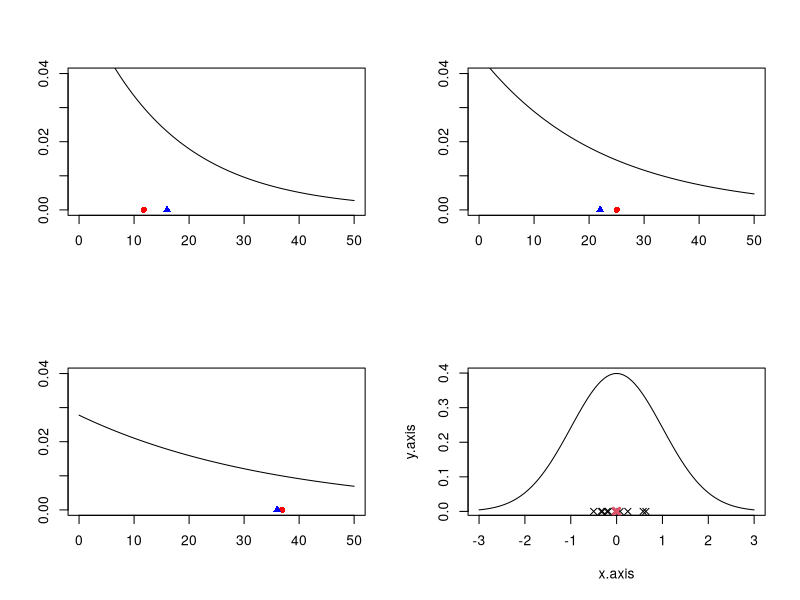
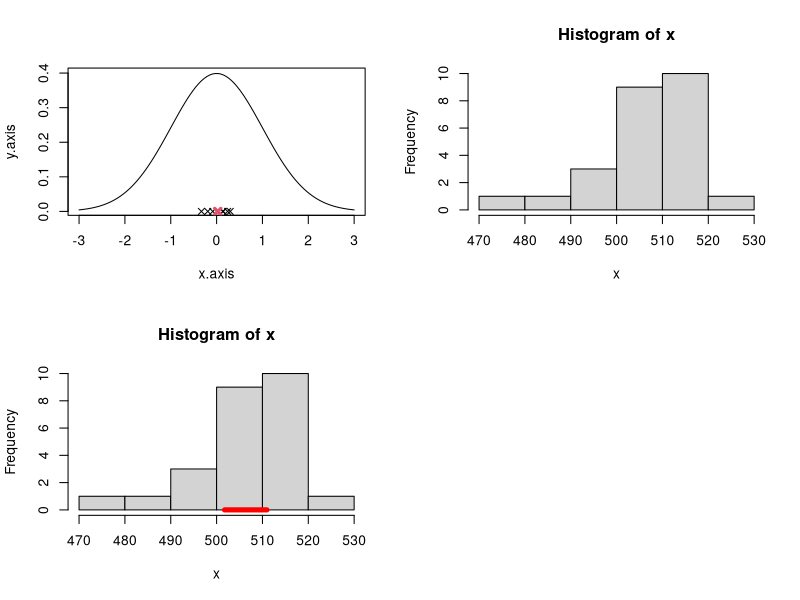
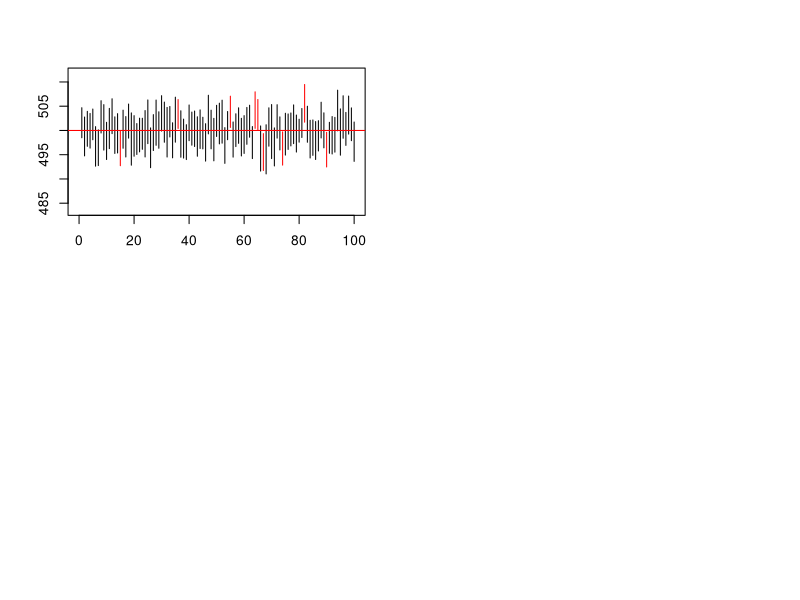

Write the R code that produced these figures, in order.
## ---- chunk 1
op_eval=TRUE
op_echo=TRUE
## ---- chunk 2
fib<-c(0,1)
# in R the vectors are index starting from 1
for(j in 3:10){
  fib[j]<-fib[j-1]+fib[j-2]
}
print(fib)
## ---- chunk 3
# Vector of rates
r<-c(1/16,1/22,1/36)

# Let's create an empty vector that will store our matrix
M<-c()

# The sequence of this for cycle will be 1,2,3, the indexes of the r vector
for(i in 1:3){
  # At each step we bind a column to M and store the resulting object in M
  M<-cbind(M,rexp(n=100, rate = r[i]))
  # To understand the process we print the first three rows of M at each step
  print(head(M,n=3))
}
## ---- chunk 4
# The sequence of the for cycle will be 1,2,3 as the matrix M has 3 columns

# We define a vector that contains all the means 
M_col_mean<-c()

for(j in 1:3){
  M_col_mean<-c(M_col_mean,mean(M[,j]))
} 
## ---- chunk 5
par(mfrow=c(2,2)) # Layout with two columns and two rows
x.axis = seq(0, 50, length.out=1000)

for(i in 1:3){
  y.axis = dexp(x.axis, rate=r[i])
  plot(x.axis, y.axis, type="l",
       ylab = '',xlab = '',
       ylim=c(0,0.04))
  # Add the sample mean,red circle
  points(M_col_mean[i], y = 0, pch=16,col='red')
  # Add the mean, blue triangle
  points(1/r[i],y=0,pch=17,col='blue')
}

## ---- chunk 6

# Sample creation
M<-rnorm(n = 5, mean=0, sd=1) #variable to store the samples
for(j in 1:9){
  M<-cbind(M,rnorm(n = 5, mean=0, sd=1))
}
# Otherwise you can create an empty matrix 5x10 
# and then use a for loop to fill  it
# M<-matrix(NA, ncol = 10, nrow = 5)
# for(j in 1:10){
#   M[,j]<-rnorm(n = 5, mean=0, sd=1)
# }

# Calculate the mean of each sample

M_col_mean<-c()
for(j in 1:10){
  M_col_mean[j]<-mean(M[,j])
}
# Otherwise using the apply function
# we apply the function mean over each column of the matrix M
#M_col_mean<-apply(M, 2, mean)

# Calculate the mean of the means
M_mean<-mean(M_col_mean)
M_col_mean
M_mean
## ---- chunk 7
x.axis = seq(-3, 3, length.out=100)
y.axis = dnorm(x.axis, mean=0, sd=1)
plot(x.axis, y.axis, type="l")
for(i in 1:10) {
  points(M_col_mean[i], y = 0, pch=4)
}
points(M_mean, y = 0, pch=4, col=2, lwd=3)
## ---- chunk 8
M<-rnorm(n = 25, mean=0, sd=1) #variable to store the samples
for(j in 1:9){
  M<-cbind(M,rnorm(n = 25, mean=0, sd=1))
}

# Calculate the mean of each sample
M_col_mean<-apply(M, 2, mean)

# Calculate the mean of the means
M_mean<-mean(M_col_mean)

# plot
x.axis = seq(-3, 3, length.out=100)
y.axis = dnorm(x.axis, mean=0, sd=1)
plot(x.axis, y.axis, type="l")
for(i in 1:10) {
  points(M_col_mean[i], y = 0, pch=4)
}
points(M_mean, y = 0, pch=4, col=2, lwd=3)
## ---- chunk 9
x<-read.table("./data/study3.csv",sep=";",header = TRUE)[[1]] # the values are separated by ; in the csv file
hist(x,breaks = 7)
## ---- chunk 10
N=25
alpha = 0.05
MEAN = mean(x)
s = sd(x)
SEM = s / sqrt(N) # standard error of the mean
Z = qnorm(1 - alpha / 2, 0, 1)# calculate the critical values
lower_bound<-MEAN - Z * SEM # Lower Bound
upper_bound<-MEAN + Z * SEM # Upper Bound
print(paste0('the confidence interval is [',round(lower_bound,2),',',round(upper_bound,2),']'))
## ---- chunk 11
hist(x,breaks = 7)
segments(x0=round(lower_bound,2), y0=0, x1 = round(upper_bound,2), y1 = 0,col='red',lwd=5)
## ---- chunk 12
# generate the data
M<-rnorm(n = 25, mean=500, sd=10) #variable to store the samples
for(j in 1:99){
  M<-cbind(M,rnorm(n = 25, mean=500, sd=10))
}

M_conf<-matrix(nrow=2,ncol=100)

for(j in 1:100){
  MEAN<-mean(M[,j])
  SEM<-sd(M[,j])/sqrt(25)
  z<-qnorm(1 - 0.05 / 2, 0, 1)
  M_conf[1,j]<-MEAN - Z * SEM # Lower Bound
  M_conf[2,j]<-MEAN + Z * SEM # Upper Bound
}

# percentage of interval that contains the true value for the mean
sum((M_conf[1,]<=500 & 500<=M_conf[2,]))/100

#EXTRA
# usage of if else statement to give the color to the segments
plot.new()
plot(1, type = "n", xlab = "", ylab = "",xlim = c(0, 100), ylim = c(min(M_conf[1,j])-10, max(M_conf[2,j])+10))
for(j in 1:100){
  segments(x0=j,y0=M_conf[1,j],x1=j,y1=M_conf[2,j],col=ifelse((M_conf[1,j]<=500 & 500<=M_conf[2,j]),'black','red'))
}
abline(h=500,col='red')
